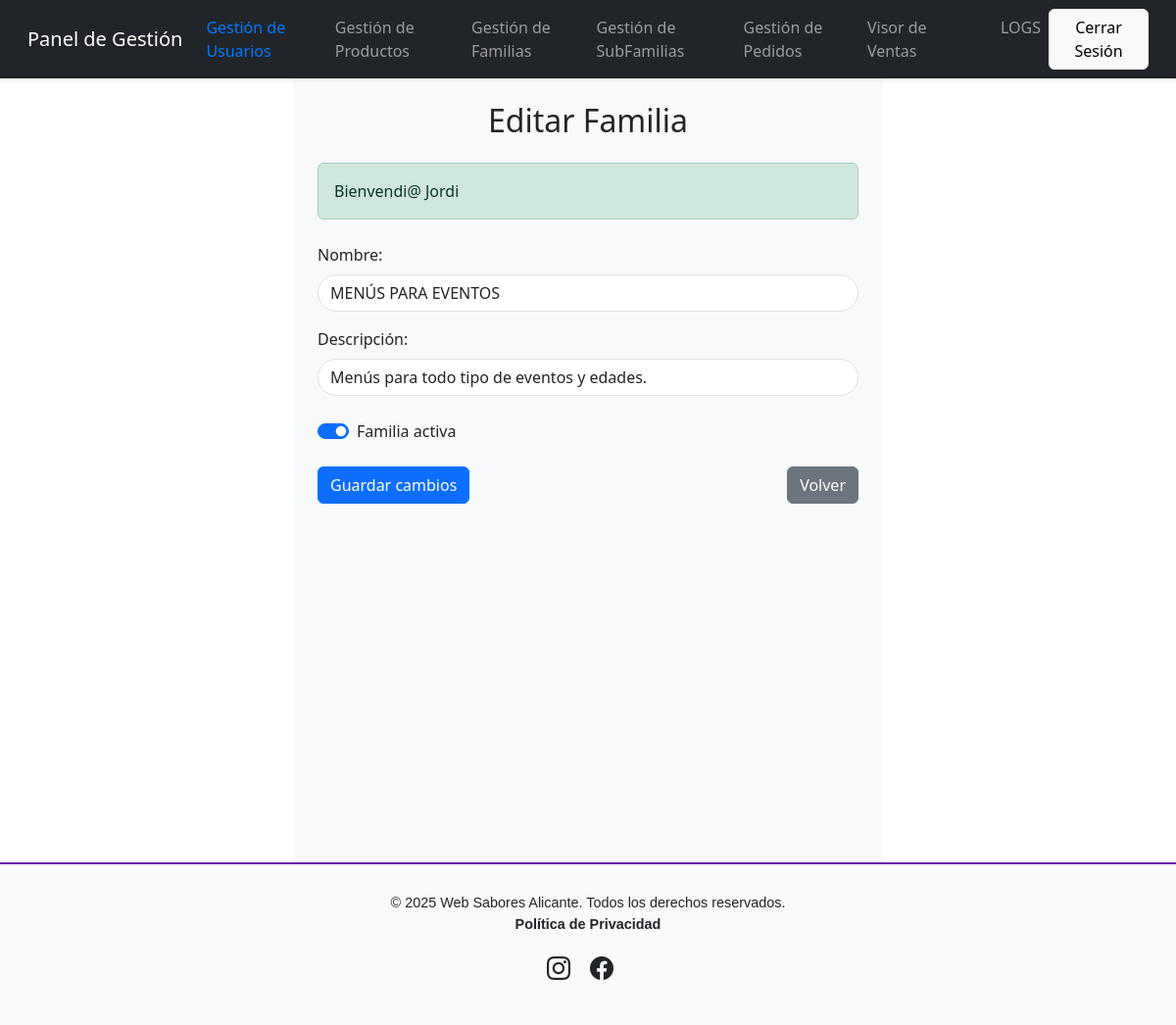
/editar_familia.php?id_familia=1 (signed in), run on the app's committed database.
### tables this page shows
CREATE TABLE `familias` (
  `id_familia` int(11) NOT NULL,
  `nombre` varchar(100) NOT NULL,
  `descripcion` text DEFAULT NULL,
  `activo` tinyint(1) NOT NULL DEFAULT 1
);

### htdocs/gestores/gestor_familias.php (called while the page is built, shortened)
<?php
class Familia
{
    private $nombre;
    private $descripcion;
    private $activo;
    public function __construct($id_familia = null, $nombre = null, $descripcion = null, $activo = 1)
    {
        $this->nombre = $nombre;
        $this->descripcion = $descripcion;
        $this->activo = $activo;
    }
    public function getNombre()
    {
        return $this->nombre;
    }
    public function getDescripcion()
    {
        return $this->descripcion;
    }
    public function getActivo()
    {
        return $this->activo;
    }
}
class GestorFamilias
{
    private $pdo;
    public function __construct($pdo)
    {
        $this->pdo = $pdo;
    }
    public function obtener_familia_id($id_familia)
    {
        $query = 'SELECT * FROM familias WHERE id_familia = :id_familia';
        try {
            $stmt = $this->pdo->prepare($query);
            $stmt->execute(['id_familia' => $id_familia]);
            $familia = $stmt->fetch(PDO::FETCH_OBJ);
            if ($familia !== false) {
                return new Familia(
                    $familia->id_familia,
                    $familia->nombre,
                    $familia->descripcion,
                    $familia->activo
                );
            }
            return null;
        } catch (PDOException $e) {
            throw new Exception('Error al obtener la familia: ' . $e->getMessage());
        }
    }
}

### htdocs/editar_familia.php (the view, shortened to what this page needs)
<?php
include_once "config/conectar_db.php";
include_once "gestores/gestor_familias.php";
$pdo = conectar_db();
$gestorFamilia = new GestorFamilias($pdo);
if (isset($_GET['id_familia'])) {
    $id_familia = $_GET['id_familia'];
    $familia = $gestorFamilia->obtener_familia_id($id_familia);
}
?>
<?php
include_once "includes/header.php";
?>
<div class="container-fluid d-flex flex-column min-vh-100">
    <div class="row flex-grow-1 justify-content-center">
        <main class="col-md-8 col-lg-6 p-4 bg-light">
            <h2 class="text-center mb-4">Editar Familia</h2>
            <?php require_once('config/procesa_errores.php'); ?>
            <form method="POST" action="<?php echo $_SERVER['PHP_SELF']; ?>" enctype="multipart/form-data" class="mt-4">
                <div class="mb-3">
                    <label for="nombre" class="form-label">Nombre:</label>
                    <input type="text" id="nombre" name="nombre" class="form-control" placeholder="Nombre de la familia" value="<?php echo htmlspecialchars($familia->getNombre()); ?>" required>
                </div>
                <div class="mb-3">
                    <label for="descripcion" class="form-label">Descripción:</label>
                    <input type="text" id="descripcion" name="descripcion" placeholder="Descripción de la familia" class="form-control" value="<?php echo htmlspecialchars($familia->getDescripcion()); ?>" required>
                </div>
                <div class="form-check form-switch mt-4">
                    <input class="form-check-input" type="checkbox" id="activo" name="activo" value="1"
                        <?php echo ($familia->getActivo() ? 'checked' : ''); ?>>
                    <label class="form-check-label" for="activo" id="estadoEtiqueta">
                    </label>
                </div>
                <div class="d-flex justify-content-between mt-4">
                    <button type="submit" class="btn btn-primary" name="editar_familia">Guardar cambios</button>
                    <a href="javascript:history.back()" class="btn btn-secondary">Volver</a>
                </div>
            </form>
        </main>
    </div>
</div>
<?php include_once "includes/footer.php" ?>

### htdocs/estilos/styles.css (style rules this page uses)
body { font-family: 'Roboto', sans-serif; background-color: #f8f9fa; display: flex; flex-direction: column; min-height: 100vh; margin: 0; }
form .form-control { border-radius: 20px; box-shadow: none; }
form button { border-radius: 20px; padding: 10px 20px; }

### data on the page
familias: nombre "MENÚS PARA EVENTOS", descripcion "Menús para todo tipo de eventos y edades.", activo "☑"

### other printed values
$_SESSION['mensaje'] "Bienvendi@ Jordi"
